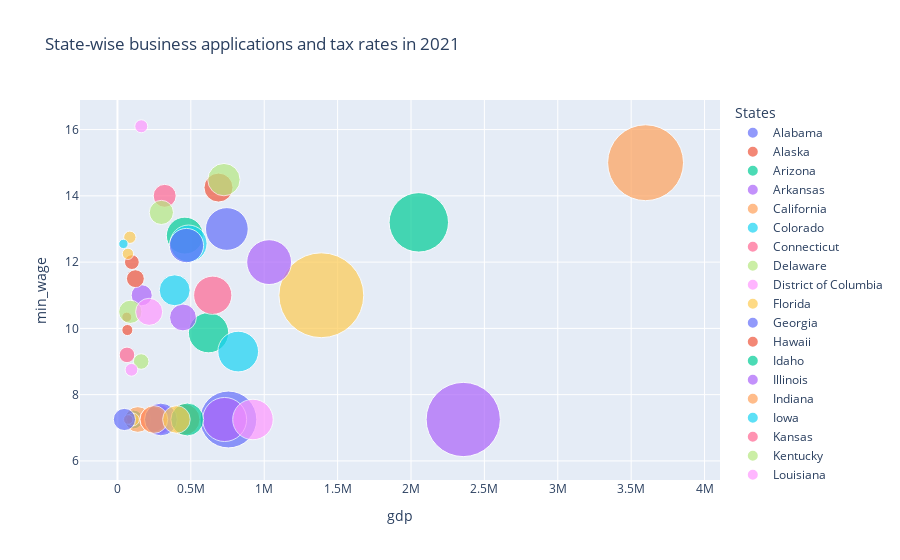

Write notebook code for a chart like this one.
### Code cell
fig = px.scatter(df_temp, x="gdp", y="min_wage", size="business_apps", color="Name", size_max=60,
                 title="State-wise business applications and tax rates in 2021", 
                 labels={
                     "tax_rate": "Tax Rate",
                     "business_apps": "Business Apps",
                     "Name": "States"})

fig.show()

### Figure 1 — Plotly figure (JSON) as saved in the notebook; plotly's stock layout.template omitted (floating-point values rounded to 4 significant figures)
{"data": [{"hovertemplate": "States=Alabama<br>gdp=%{x}<br>min_wage=%{y}<br>Business Apps=%{marker.size}<extra></extra>", "legendgroup": "Alabama", "marker": {"color": "#636efa", "size": [70750], "sizemode": "area", "sizeref": 168.7, "symbol": "circle"}, "mode": "markers", "name": "Alabama", "orientation": "v", "showlegend": true, "type": "scatter", "x": [277800.0], "xaxis": "x", "y": [7.25], "yaxis": "y"}, {"hovertemplate": "States=Alaska<br>gdp=%{x}<br>min_wage=%{y}<br>Business Apps=%{marker.size}<extra></extra>", "legendgroup": "Alaska", "marker": {"color": "#EF553B", "size": [8456], "sizemode": "area", "sizeref": 168.7, "symbol": "circle"}, "mode": "markers", "name": "Alaska", "orientation": "v", "showlegend": true, "type": "scatter", "x": [63618], "xaxis": "x", "y": [10.34], "yaxis": "y"}, {"hovertemplate": "States=Arizona<br>gdp=%{x}<br>min_wage=%{y}<br>Business Apps=%{marker.size}<extra></extra>", "legendgroup": "Arizona", "marker": {"color": "#00cc96", "size": [115080], "sizemode": "area", "sizeref": 168.7, "symbol": "circle"}, "mode": "markers", "name": "Arizona", "orientation": "v", "showlegend": true, "type": "scatter", "x": [458900.0], "xaxis": "x", "y": [12.8], "yaxis": "y"}, {"hovertemplate": "States=Arkansas<br>gdp=%{x}<br>min_wage=%{y}<br>Business Apps=%{marker.size}<extra></extra>", "legendgroup": "Arkansas", "marker": {"color": "#ab63fa", "size": [37562], "sizemode": "area", "sizeref": 168.7, "symbol": "circle"}, "mode": "markers", "name": "Arkansas", "orientation": "v", "showlegend": true, "type": "scatter", "x": [165200.0], "xaxis": "x", "y": [11], "yaxis": "y"}, {"hovertemplate": "States=California<br>gdp=%{x}<br>min_wage=%{y}<br>Business Apps=%{marker.size}<extra></extra>", "legendgroup": "California", "marker": {"color": "#FFA15A", "size": [485954], "sizemode": "area", "sizeref": 168.7, "symbol": "circle"}, "mode": "markers", "name": "California", "orientation": "v", "showlegend": true, "type": "scatter", "x": [3598000.0], "xaxis": "x", "y": [15], "yaxis": "y"}, {"hovertemplate": "States=Colorado<br>gdp=%{x}<br>min_wage=%{y}<br>Business Apps=%{marker.size}<extra></extra>", "legendgroup": "Colorado", "marker": {"color": "#19d3f3", "size": [115689], "sizemode": "area", "sizeref": 168.7, "symbol": "circle"}, "mode": "markers", "name": "Colorado", "orientation": "v", "showlegend": true, "type": "scatter", "x": [484400.0], "xaxis": "x", "y": [12.56], "yaxis": "y"}, {"hovertemplate": "States=Connecticut<br>gdp=%{x}<br>min_wage=%{y}<br>Business Apps=%{marker.size}<extra></extra>", "legendgroup": "Connecticut", "marker": {"color": "#FF6692", "size": [44568], "sizemode": "area", "sizeref": 168.7, "symbol": "circle"}, "mode": "markers", "name": "Connecticut", "orientation": "v", "showlegend": true, "type": "scatter", "x": [321800.0], "xaxis": "x", "y": [14], "yaxis": "y"}, {"hovertemplate": "States=Delaware<br>gdp=%{x}<br>min_wage=%{y}<br>Business Apps=%{marker.size}<extra></extra>", "legendgroup": "Delaware", "marker": {"color": "#B6E880", "size": [45471], "sizemode": "area", "sizeref": 168.7, "symbol": "circle"}, "mode": "markers", "name": "Delaware", "orientation": "v", "showlegend": true, "type": "scatter", "x": [87520.0], "xaxis": "x", "y": [10.5], "yaxis": "y"}, {"hovertemplate": "States=District of Columbia<br>gdp=%{x}<br>min_wage=%{y}<br>Business Apps=%{marker.size}<extra></extra>", "legendgroup": "District of Columbia", "marker": {"color": "#FF97FF", "size": [14286], "sizemode": "area", "sizeref": 168.7, "symbol": "circle"}, "mode": "markers", "name": "District of Columbia", "orientation": "v", "showlegend": true, "type": "scatter", "x": [162300.0], "xaxis": "x", "y": [16.1], "yaxis": "y"}, {"hovertemplate": "States=Florida<br>gdp=%{x}<br>min_wage=%{y}<br>Business Apps=%{marker.size}<extra></extra>", "legendgroup": "Florida", "marker": {"color": "#FECB52", "size": [607279], "sizemode": "area", "sizeref": 168.7, "symbol": "circle"}, "mode": "markers", "name": "Florida", "orientation": "v", "showlegend": true, "type": "scatter", "x": [1389000.0], "xaxis": "x", "y": [11], "yaxis": "y"}, {"hovertemplate": "States=Georgia<br>gdp=%{x}<br>min_wage=%{y}<br>Business Apps=%{marker.size}<extra></extra>", "legendgroup": "Georgia", "marker": {"color": "#636efa", "size": [272636], "sizemode": "area", "sizeref": 168.7, "symbol": "circle"}, "mode": "markers", "name": "Georgia", "orientation": "v", "showlegend": true, "type": "scatter", "x": [755700.0], "xaxis": "x", "y": [7.25], "yaxis": "y"}, {"hovertemplate": "States=Hawaii<br>gdp=%{x}<br>min_wage=%{y}<br>Business Apps=%{marker.size}<extra></extra>", "legendgroup": "Hawaii", "marker": {"color": "#EF553B", "size": [18469], "sizemode": "area", "sizeref": 168.7, "symbol": "circle"}, "mode": "markers", "name": "Hawaii", "orientation": "v", "showlegend": true, "type": "scatter", "x": [98220.0], "xaxis": "x", "y": [12], "yaxis": "y"}, {"hovertemplate": "States=Idaho<br>gdp=%{x}<br>min_wage=%{y}<br>Business Apps=%{marker.size}<extra></extra>", "legendgroup": "Idaho", "marker": {"color": "#00cc96", "size": [29683], "sizemode": "area", "sizeref": 168.7, "symbol": "circle"}, "mode": "markers", "name": "Idaho", "orientation": "v", "showlegend": true, "type": "scatter", "x": [109500.0], "xaxis": "x", "y": [7.25], "yaxis": "y"}, {"hovertemplate": "States=Illinois<br>gdp=%{x}<br>min_wage=%{y}<br>Business Apps=%{marker.size}<extra></extra>", "legendgroup": "Illinois", "marker": {"color": "#ab63fa", "size": [169449], "sizemode": "area", "sizeref": 168.7, "symbol": "circle"}, "mode": "markers", "name": "Illinois", "orientation": "v", "showlegend": true, "type": "scatter", "x": [1033000.0], "xaxis": "x", "y": [12], "yaxis": "y"}, {"hovertemplate": "States=Indiana<br>gdp=%{x}<br>min_wage=%{y}<br>Business Apps=%{marker.size}<extra></extra>", "legendgroup": "Indiana", "marker": {"color": "#FFA15A", "size": [82971], "sizemode": "area", "sizeref": 168.7, "symbol": "circle"}, "mode": "markers", "name": "Indiana", "orientation": "v", "showlegend": true, "type": "scatter", "x": [455800.0], "xaxis": "x", "y": [7.25], "yaxis": "y"}, {"hovertemplate": "States=Iowa<br>gdp=%{x}<br>min_wage=%{y}<br>Business Apps=%{marker.size}<extra></extra>", "legendgroup": "Iowa", "marker": {"color": "#19d3f3", "size": [29762], "sizemode": "area", "sizeref": 168.7, "symbol": "circle"}, "mode": "markers", "name": "Iowa", "orientation": "v", "showlegend": true, "type": "scatter", "x": [231100.0], "xaxis": "x", "y": [7.25], "yaxis": "y"}, {"hovertemplate": "States=Kansas<br>gdp=%{x}<br>min_wage=%{y}<br>Business Apps=%{marker.size}<extra></extra>", "legendgroup": "Kansas", "marker": {"color": "#FF6692", "size": [30861], "sizemode": "area", "sizeref": 168.7, "symbol": "circle"}, "mode": "markers", "name": "Kansas", "orientation": "v", "showlegend": true, "type": "scatter", "x": [210700.0], "xaxis": "x", "y": [7.25], "yaxis": "y"}, {"hovertemplate": "States=Kentucky<br>gdp=%{x}<br>min_wage=%{y}<br>Business Apps=%{marker.size}<extra></extra>", "legendgroup": "Kentucky", "marker": {"color": "#B6E880", "size": [46553], "sizemode": "area", "sizeref": 168.7, "symbol": "circle"}, "mode": "markers", "name": "Kentucky", "orientation": "v", "showlegend": true, "type": "scatter", "x": [260300.0], "xaxis": "x", "y": [7.25], "yaxis": "y"}, {"hovertemplate": "States=Louisiana<br>gdp=%{x}<br>min_wage=%{y}<br>Business Apps=%{marker.size}<extra></extra>", "legendgroup": "Louisiana", "marker": {"color": "#FF97FF", "size": [80385], "sizemode": "area", "sizeref": 168.7, "symbol": "circle"}, "mode": "markers", "name": "Louisiana", "orientation": "v", "showlegend": true, "type": "scatter", "x": [281400.0], "xaxis": "x", "y": [7.25], "yaxis": "y"}, {"hovertemplate": "States=Maine<br>gdp=%{x}<br>min_wage=%{y}<br>Business Apps=%{marker.size}<extra></extra>", "legendgroup": "Maine", "marker": {"color": "#FECB52", "size": [12917], "sizemode": "area", "sizeref": 168.7, "symbol": "circle"}, "mode": "markers", "name": "Maine", "orientation": "v", "showlegend": true, "type": "scatter", "x": [84500.0], "xaxis": "x", "y": [12.75], "yaxis": "y"}, {"hovertemplate": "States=Maryland<br>gdp=%{x}<br>min_wage=%{y}<br>Business Apps=%{marker.size}<extra></extra>", "legendgroup": "Maryland", "marker": {"color": "#636efa", "size": [99078], "sizemode": "area", "sizeref": 168.7, "symbol": "circle"}, "mode": "markers", "name": "Maryland", "orientation": "v", "showlegend": true, "type": "scatter", "x": [470200.0], "xaxis": "x", "y": [12.5], "yaxis": "y"}, {"hovertemplate": "States=Massachusetts<br>gdp=%{x}<br>min_wage=%{y}<br>Business Apps=%{marker.size}<extra></extra>", "legendgroup": "Massachusetts", "marker": {"color": "#EF553B", "size": [71112], "sizemode": "area", "sizeref": 168.7, "symbol": "circle"}, "mode": "markers", "name": "Massachusetts", "orientation": "v", "showlegend": true, "type": "scatter", "x": [688400.0], "xaxis": "x", "y": [14.25], "yaxis": "y"}, {"hovertemplate": "States=Michigan<br>gdp=%{x}<br>min_wage=%{y}<br>Business Apps=%{marker.size}<extra></extra>", "legendgroup": "Michigan", "marker": {"color": "#00cc96", "size": [136794], "sizemode": "area", "sizeref": 168.7, "symbol": "circle"}, "mode": "markers", "name": "Michigan", "orientation": "v", "showlegend": true, "type": "scatter", "x": [620700.0], "xaxis": "x", "y": [9.87], "yaxis": "y"}, {"hovertemplate": "States=Minnesota<br>gdp=%{x}<br>min_wage=%{y}<br>Business Apps=%{marker.size}<extra></extra>", "legendgroup": "Minnesota", "marker": {"color": "#ab63fa", "size": [60878], "sizemode": "area", "sizeref": 168.7, "symbol": "circle"}, "mode": "markers", "name": "Minnesota", "orientation": "v", "showlegend": true, "type": "scatter", "x": [446500.0], "xaxis": "x", "y": [10.33], "yaxis": "y"}, {"hovertemplate": "States=Mississippi<br>gdp=%{x}<br>min_wage=%{y}<br>Business Apps=%{marker.size}<extra></extra>", "legendgroup": "Mississippi", "marker": {"color": "#FFA15A", "size": [55663], "sizemode": "area", "sizeref": 168.7, "symbol": "circle"}, "mode": "markers", "name": "Mississippi", "orientation": "v", "showlegend": true, "type": "scatter", "x": [138700.0], "xaxis": "x", "y": [7.25], "yaxis": "y"}, {"hovertemplate": "States=Missouri<br>gdp=%{x}<br>min_wage=%{y}<br>Business Apps=%{marker.size}<extra></extra>", "legendgroup": "Missouri", "marker": {"color": "#19d3f3", "size": [80770], "sizemode": "area", "sizeref": 168.7, "symbol": "circle"}, "mode": "markers", "name": "Missouri", "orientation": "v", "showlegend": true, "type": "scatter", "x": [389900.0], "xaxis": "x", "y": [11.15], "yaxis": "y"}, {"hovertemplate": "States=Montana<br>gdp=%{x}<br>min_wage=%{y}<br>Business Apps=%{marker.size}<extra></extra>", "legendgroup": "Montana", "marker": {"color": "#FF6692", "size": [20527], "sizemode": "area", "sizeref": 168.7, "symbol": "circle"}, "mode": "markers", "name": "Montana", "orientation": "v", "showlegend": true, "type": "scatter", "x": [65010.0], "xaxis": "x", "y": [9.2], "yaxis": "y"}, {"hovertemplate": "States=Nebraska<br>gdp=%{x}<br>min_wage=%{y}<br>Business Apps=%{marker.size}<extra></extra>", "legendgroup": "Nebraska", "marker": {"color": "#B6E880", "size": [20386], "sizemode": "area", "sizeref": 168.7, "symbol": "circle"}, "mode": "markers", "name": "Nebraska", "orientation": "v", "showlegend": true, "type": "scatter", "x": [161702], "xaxis": "x", "y": [9], "yaxis": "y"}, {"hovertemplate": "States=Nevada<br>gdp=%{x}<br>min_wage=%{y}<br>Business Apps=%{marker.size}<extra></extra>", "legendgroup": "Nevada", "marker": {"color": "#FF97FF", "size": [61820], "sizemode": "area", "sizeref": 168.7, "symbol": "circle"}, "mode": "markers", "name": "Nevada", "orientation": "v", "showlegend": true, "type": "scatter", "x": [215900.0], "xaxis": "x", "y": [10.5], "yaxis": "y"}, {"hovertemplate": "States=New Hampshire<br>gdp=%{x}<br>min_wage=%{y}<br>Business Apps=%{marker.size}<extra></extra>", "legendgroup": "New Hampshire", "marker": {"color": "#FECB52", "size": [13893], "sizemode": "area", "sizeref": 168.7, "symbol": "circle"}, "mode": "markers", "name": "New Hampshire", "orientation": "v", "showlegend": true, "type": "scatter", "x": [105400.0], "xaxis": "x", "y": [7.25], "yaxis": "y"}, {"hovertemplate": "States=New Jersey<br>gdp=%{x}<br>min_wage=%{y}<br>Business Apps=%{marker.size}<extra></extra>", "legendgroup": "New Jersey", "marker": {"color": "#636efa", "size": [154032], "sizemode": "area", "sizeref": 168.7, "symbol": "circle"}, "mode": "markers", "name": "New Jersey", "orientation": "v", "showlegend": true, "type": "scatter", "x": [745400.0], "xaxis": "x", "y": [13], "yaxis": "y"}, {"hovertemplate": "States=New Mexico<br>gdp=%{x}<br>min_wage=%{y}<br>Business Apps=%{marker.size}<extra></extra>", "legendgroup": "New Mexico", "marker": {"color": "#EF553B", "size": [26969], "sizemode": "area", "sizeref": 168.7, "symbol": "circle"}, "mode": "markers", "name": "New Mexico", "orientation": "v", "showlegend": true, "type": "scatter", "x": [122100.0], "xaxis": "x", "y": [11.5], "yaxis": "y"}, {"hovertemplate": "States=New York<br>gdp=%{x}<br>min_wage=%{y}<br>Business Apps=%{marker.size}<extra></extra>", "legendgroup": "New York", "marker": {"color": "#00cc96", "size": [298059], "sizemode": "area", "sizeref": 168.7, "symbol": "circle"}, "mode": "markers", "name": "New York", "orientation": "v", "showlegend": true, "type": "scatter", "x": [2053000.0], "xaxis": "x", "y": [13.2], "yaxis": "y"}, {"hovertemplate": "States=North Carolina <br>gdp=%{x}<br>min_wage=%{y}<br>Business Apps=%{marker.size}<extra></extra>", "legendgroup": "North Carolina ", "marker": {"color": "#ab63fa", "size": [163763], "sizemode": "area", "sizeref": 168.7, "symbol": "circle"}, "mode": "markers", "name": "North Carolina ", "orientation": "v", "showlegend": true, "type": "scatter", "x": [730100.0], "xaxis": "x", "y": [7.25], "yaxis": "y"}, {"hovertemplate": "States=North Dakota<br>gdp=%{x}<br>min_wage=%{y}<br>Business Apps=%{marker.size}<extra></extra>", "legendgroup": "North Dakota", "marker": {"color": "#FFA15A", "size": [7940], "sizemode": "area", "sizeref": 168.7, "symbol": "circle"}, "mode": "markers", "name": "North Dakota", "orientation": "v", "showlegend": true, "type": "scatter", "x": [73270.0], "xaxis": "x", "y": [7.25], "yaxis": "y"}, {"hovertemplate": "States=Ohio <br>gdp=%{x}<br>min_wage=%{y}<br>Business Apps=%{marker.size}<extra></extra>", "legendgroup": "Ohio ", "marker": {"color": "#19d3f3", "size": [139706], "sizemode": "area", "sizeref": 168.7, "symbol": "circle"}, "mode": "markers", "name": "Ohio ", "orientation": "v", "showlegend": true, "type": "scatter", "x": [822700.0], "xaxis": "x", "y": [9.3], "yaxis": "y"}, {"hovertemplate": "States=Oklahoma<br>gdp=%{x}<br>min_wage=%{y}<br>Business Apps=%{marker.size}<extra></extra>", "legendgroup": "Oklahoma", "marker": {"color": "#FF6692", "size": [55020], "sizemode": "area", "sizeref": 168.7, "symbol": "circle"}, "mode": "markers", "name": "Oklahoma", "orientation": "v", "showlegend": true, "type": "scatter", "x": [240500.0], "xaxis": "x", "y": [7.25], "yaxis": "y"}, {"hovertemplate": "States=Oregon<br>gdp=%{x}<br>min_wage=%{y}<br>Business Apps=%{marker.size}<extra></extra>", "legendgroup": "Oregon", "marker": {"color": "#B6E880", "size": [49277], "sizemode": "area", "sizeref": 168.7, "symbol": "circle"}, "mode": "markers", "name": "Oregon", "orientation": "v", "showlegend": true, "type": "scatter", "x": [299100.0], "xaxis": "x", "y": [13.5], "yaxis": "y"}, {"hovertemplate": "States=Pennsylvania<br>gdp=%{x}<br>min_wage=%{y}<br>Business Apps=%{marker.size}<extra></extra>", "legendgroup": "Pennsylvania", "marker": {"color": "#FF97FF", "size": [138402], "sizemode": "area", "sizeref": 168.7, "symbol": "circle"}, "mode": "markers", "name": "Pennsylvania", "orientation": "v", "showlegend": true, "type": "scatter", "x": [923100.0], "xaxis": "x", "y": [7.25], "yaxis": "y"}, {"hovertemplate": "States=Rhode Island<br>gdp=%{x}<br>min_wage=%{y}<br>Business Apps=%{marker.size}<extra></extra>", "legendgroup": "Rhode Island", "marker": {"color": "#FECB52", "size": [10876], "sizemode": "area", "sizeref": 168.7, "symbol": "circle"}, "mode": "markers", "name": "Rhode Island", "orientation": "v", "showlegend": true, "type": "scatter", "x": [71400.0], "xaxis": "x", "y": [12.25], "yaxis": "y"}, {"hovertemplate": "States=South Carolina<br>gdp=%{x}<br>min_wage=%{y}<br>Business Apps=%{marker.size}<extra></extra>", "legendgroup": "South Carolina", "marker": {"color": "#636efa", "size": [90534], "sizemode": "area", "sizeref": 168.7, "symbol": "circle"}, "mode": "markers", "name": "South Carolina", "orientation": "v", "showlegend": true, "type": "scatter", "x": [295900.0], "xaxis": "x", "y": [7.25], "yaxis": "y"}, {"hovertemplate": "States=South Dakota<br>gdp=%{x}<br>min_wage=%{y}<br>Business Apps=%{marker.size}<extra></extra>", "legendgroup": "South Dakota", "marker": {"color": "#EF553B", "size": [10365], "sizemode": "area", "sizeref": 168.7, "symbol": "circle"}, "mode": "markers", "name": "South Dakota", "orientation": "v", "showlegend": true, "type": "scatter", "x": [67570.0], "xaxis": "x", "y": [9.95], "yaxis": "y"}, {"hovertemplate": "States=Tennessee<br>gdp=%{x}<br>min_wage=%{y}<br>Business Apps=%{marker.size}<extra></extra>", "legendgroup": "Tennessee", "marker": {"color": "#00cc96", "size": [91283], "sizemode": "area", "sizeref": 168.7, "symbol": "circle"}, "mode": "markers", "name": "Tennessee", "orientation": "v", "showlegend": true, "type": "scatter", "x": [475800.0], "xaxis": "x", "y": [7.25], "yaxis": "y"}, {"hovertemplate": "States=Texas<br>gdp=%{x}<br>min_wage=%{y}<br>Business Apps=%{marker.size}<extra></extra>", "legendgroup": "Texas", "marker": {"color": "#ab63fa", "size": [464959], "sizemode": "area", "sizeref": 168.7, "symbol": "circle"}, "mode": "markers", "name": "Texas", "orientation": "v", "showlegend": true, "type": "scatter", "x": [2356000.0], "xaxis": "x", "y": [7.25], "yaxis": "y"}, {"hovertemplate": "States=Utah<br>gdp=%{x}<br>min_wage=%{y}<br>Business Apps=%{marker.size}<extra></extra>", "legendgroup": "Utah", "marker": {"color": "#FFA15A", "size": [65064], "sizemode": "area", "sizeref": 168.7, "symbol": "circle"}, "mode": "markers", "name": "Utah", "orientation": "v", "showlegend": true, "type": "scatter", "x": [248200.0], "xaxis": "x", "y": [7.25], "yaxis": "y"}, {"hovertemplate": "States=Vermont<br>gdp=%{x}<br>min_wage=%{y}<br>Business Apps=%{marker.size}<extra></extra>", "legendgroup": "Vermont", "marker": {"color": "#19d3f3", "size": [7461], "sizemode": "area", "sizeref": 168.7, "symbol": "circle"}, "mode": "markers", "name": "Vermont", "orientation": "v", "showlegend": true, "type": "scatter", "x": [40620.0], "xaxis": "x", "y": [12.55], "yaxis": "y"}, {"hovertemplate": "States=Virginia<br>gdp=%{x}<br>min_wage=%{y}<br>Business Apps=%{marker.size}<extra></extra>", "legendgroup": "Virginia", "marker": {"color": "#FF6692", "size": [123426], "sizemode": "area", "sizeref": 168.7, "symbol": "circle"}, "mode": "markers", "name": "Virginia", "orientation": "v", "showlegend": true, "type": "scatter", "x": [649400.0], "xaxis": "x", "y": [11], "yaxis": "y"}, {"hovertemplate": "States=Washington<br>gdp=%{x}<br>min_wage=%{y}<br>Business Apps=%{marker.size}<extra></extra>", "legendgroup": "Washington", "marker": {"color": "#B6E880", "size": [88376], "sizemode": "area", "sizeref": 168.7, "symbol": "circle"}, "mode": "markers", "name": "Washington", "orientation": "v", "showlegend": true, "type": "scatter", "x": [725500.0], "xaxis": "x", "y": [14.49], "yaxis": "y"}, {"hovertemplate": "States=West Virginia<br>gdp=%{x}<br>min_wage=%{y}<br>Business Apps=%{marker.size}<extra></extra>", "legendgroup": "West Virginia", "marker": {"color": "#FF97FF", "size": [13770], "sizemode": "area", "sizeref": 168.7, "symbol": "circle"}, "mode": "markers", "name": "West Virginia", "orientation": "v", "showlegend": true, "type": "scatter", "x": [95590.0], "xaxis": "x", "y": [8.75], "yaxis": "y"}, {"hovertemplate": "States=Wisconsin <br>gdp=%{x}<br>min_wage=%{y}<br>Business Apps=%{marker.size}<extra></extra>", "legendgroup": "Wisconsin ", "marker": {"color": "#FECB52", "size": [64151], "sizemode": "area", "sizeref": 168.7, "symbol": "circle"}, "mode": "markers", "name": "Wisconsin ", "orientation": "v", "showlegend": true, "type": "scatter", "x": [401800.0], "xaxis": "x", "y": [7.25], "yaxis": "y"}, {"hovertemplate": "States=Wyoming<br>gdp=%{x}<br>min_wage=%{y}<br>Business Apps=%{marker.size}<extra></extra>", "legendgroup": "Wyoming", "marker": {"color": "#636efa", "size": [41561], "sizemode": "area", "sizeref": 168.7, "symbol": "circle"}, "mode": "markers", "name": "Wyoming", "orientation": "v", "showlegend": true, "type": "scatter", "x": [47430.0], "xaxis": "x", "y": [7.25], "yaxis": "y"}], "layout": {"legend": {"itemsizing": "constant", "title": {"text": "States"}, "tracegroupgap": 0}, "title": {"text": "State-wise business applications and tax rates in 2021"}, "xaxis": {"anchor": "y", "domain": [0, 1], "title": {"text": "gdp"}}, "yaxis": {"anchor": "x", "domain": [0, 1], "title": {"text": "min_wage"}}}}
